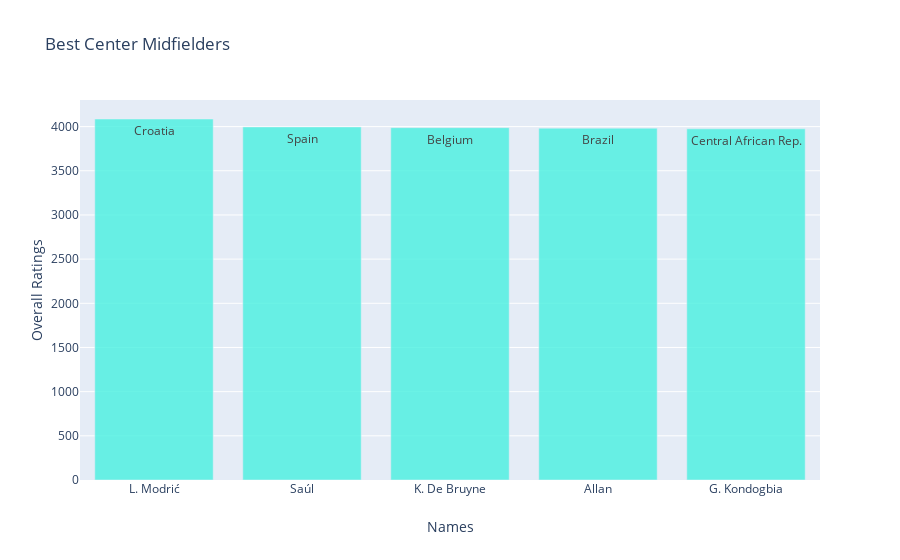

Notebook source saved alongside this figure:
### Code cell
trace_cm=go.Bar(
            x=cm1.Name,
            y=cm1.CM_Overall,
            name="CM_Overall",
            marker=dict(color="rgba(72,240,224,0.8)"),
            text=cm1.Nationality)
data_cm=[trace_cm]
layout_cm=dict(title="Best Center Midfielders"
            ,xaxis=dict(title="Names",ticklen=5,zeroline=False),
            yaxis=dict(title="Overall Ratings",ticklen=5,zeroline=False))
fig_cm=go.Figure(data=data_cm, layout=layout_cm)
iplot(fig_cm)

### Figure 1 — Plotly figure (JSON) as saved in the notebook; plotly's stock layout.template omitted (floating-point values rounded to 4 significant figures)
{"data": [{"marker": {"color": "rgba(72,240,224,0.8)"}, "name": "CM_Overall", "text": ["Croatia", "Spain", "Belgium", "Brazil", "Central African Rep."], "type": "bar", "x": ["L. Modrić", "Saúl", "K. De Bruyne", "Allan", "G. Kondogbia"], "y": [4086, 3996, 3988, 3982, 3975]}], "layout": {"title": {"text": "Best Center Midfielders"}, "xaxis": {"ticklen": 5, "title": {"text": "Names"}, "zeroline": false}, "yaxis": {"ticklen": 5, "title": {"text": "Overall Ratings"}, "zeroline": false}}}
